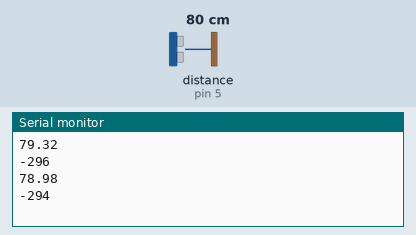
This sketch was run on a simulated Arduino Uno, built with avr-gcc and run on an emulated ATmega328P. Shown: the last lines printed to the serial monitor. Wiring (inferred from the names in the program): ultrasonic range finder: trigger pin 16; echo pin 5. The inputs (shaded band) are chosen by the test bench; at power-on: distance to the obstacle (sensor on pin 5) 80 cm. The echo pulse lasts 58.3 µs per cm.

Above: at 5.0 s.
5.1 s: distance to the obstacle (sensor on pin 5) set to 2 cm
At 7.6 s:
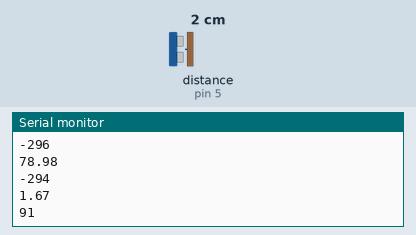
8.3 s: distance to the obstacle (sensor on pin 5) set to 4 cm
At 9.4 s:
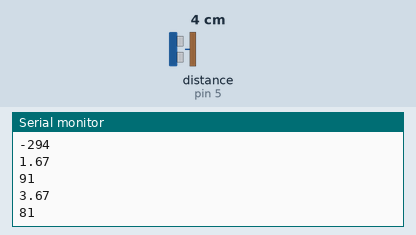
Timing chart, 0 to 11.3 s (numbered marks = the images above; inputs shaded):
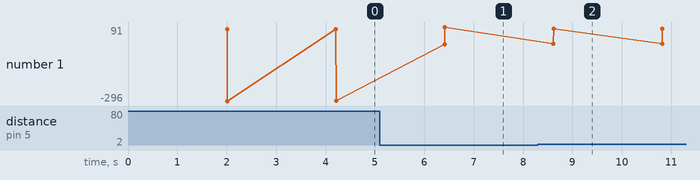

Measured:
- after the input at 5.1 s, the serial monitor: prints a new line after 1.3 s (image 1)
- after the input at 8.3 s, the serial monitor: prints a new line after 0.31 s (image 2)
- plotted number 1: -294 → 91 after the input at 5.1 s, 91 → 81 after the input at 8.3 s

The sketch:

misura_livello_acqua.ino
```cpp
// defines pins numbers
const int trigPin = 16;
const int echoPin = 5;
// defines variables
long duration;
float distance;
int water_level;
float H_max = 20;
void setup() {
  pinMode(trigPin, OUTPUT); // Sets the trigPin as an Output
  pinMode(echoPin, INPUT); // Sets the echoPin as an Input
  Serial.begin(9600); // Starts the serial communication
  digitalWrite(trigPin, LOW);
  digitalWrite(echoPin, LOW);
}
void loop() {
  delay(2000);
  WATER_LEVEL();
  delay(200);
}

void WATER_LEVEL() {
  digitalWrite(trigPin, HIGH);
  delayMicroseconds(10);
  digitalWrite(trigPin, LOW);
  duration = pulseIn(echoPin, HIGH);
  distance = duration * 0.034 / 2;
  float level_perc= distance / H_max;
  water_level = (1 - level_perc)*100;
  Serial.println(distance);
  Serial.println(water_level);
}
```
